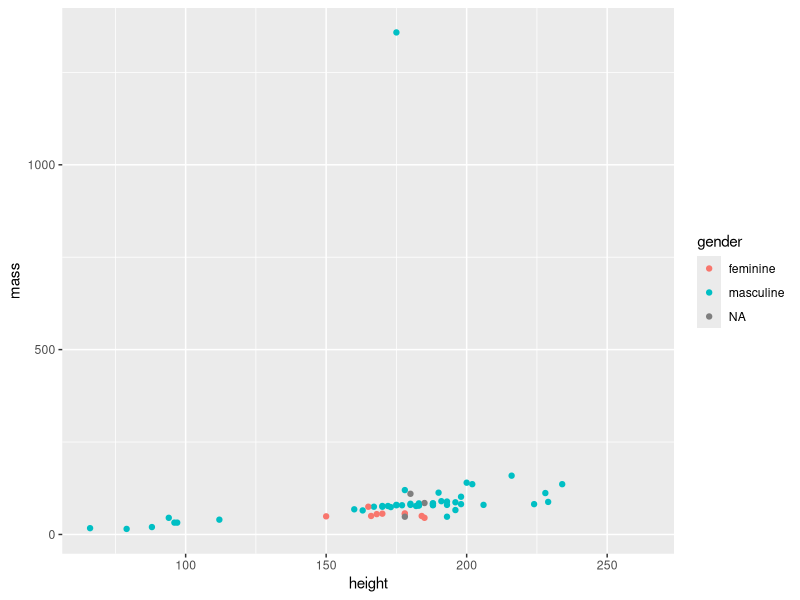

Source code (R):
## ---- chunk 1
knitr::opts_chunk$set(echo = TRUE)
library(tidyverse)
## ---- chunk 2
#summary of starwars 
#summary(starwars)

#look at the first few lines 
head(starwars)

#check out dimensions
dim(starwars)
## ---- chunk 3
ggplot(data = starwars, aes(x = height, y = mass)) + 
  geom_point(aes(color = gender))
## ---- chunk 4
print(sw_height_mean <- mean(starwars$height, na.rm = TRUE))
## Height is found in cm 
## ---- chunk 5
print(sw_height_var <- var(starwars$height, na.rm = TRUE))
# Variance is found in cm squared 
## ---- chunk 6

print(sw_height_sd <- sd(starwars$height, na.rm = TRUE))
## standard deviation is found in cm
## ---- chunk 7

"cat" > "armadillo"

"cat" > "elephant"

"teddy" == "teddy"
## ---- chunk 8
10 <= 11

5 >= 4

3 <= 1
## ---- chunk 9

tarantulas <- c(1, 3, 7, 10, 15)

tarantulas > 5
## ---- chunk 10
3 < 1 | 8 > 2

6 < 10 & 5 < 1
